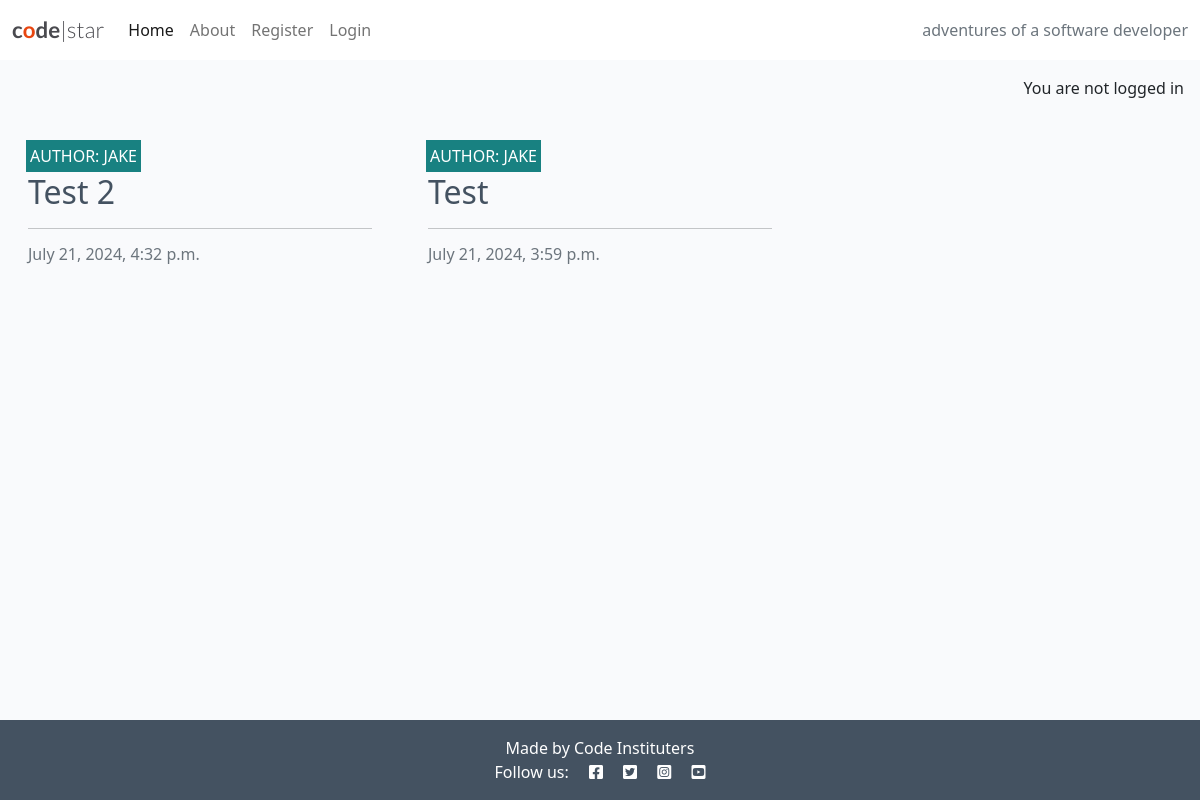
The page / on the database its author committed.
### blog/models.py (models this page shows, shortened)
class Post(models.Model):
    title = models.CharField(max_length=200, unique=True)
    slug = models.SlugField(max_length=200, unique=True)
    author = models.ForeignKey(
    User, on_delete=models.CASCADE, related_name="blog_posts"
)
    featured_image = CloudinaryField('image', default='placeholder')
    content = models.TextField()
    created_on = models.DateTimeField(auto_now_add=True)
    status = models.IntegerField(choices=STATUS, default=0)
    class Meta:
        ordering = ["-created_on"]

### blog/views.py (the view)
# urls.py: path("", views.PostList.as_view(), name='home'),
class PostList(generic.ListView):
    queryset = Post.objects.filter(status=1)
    template_name = "blog/index.html"
    paginate_by = 6

### blog/templates/blog/index.html (shortened to what this page needs)
{% extends "base.html" %}
{% load static %}
{% block content %}
<div class="container-fluid">
    <div class="row">
        <div class="col-12 mt-3 left">
            <div class="row">
                {% for post in post_list %}
                <div class="col-md-4">
                    <div class="card mb-4">
                        <div class="card-body">
                            <div class="image-container">
                                <div class="image-flash">
                                    <p class="author">Author: {{ post.author }}</p>
                                </div>
                            </div>
                            <a href="{% url 'post_detail' post.slug %}" class="post-link">
                                <h2 class="card-title">{{ post.title }}</h2>
                            </a>
                            <hr />
                            <p class="card-text text-muted h6">{{ post.created_on}}
                            </p>
                        </div>
                    </div>
                </div>
                {% endfor %}
            </div>
        </div>
    </div>
</div>
{% endblock %}

### static/css/style.css (style rules this page uses)
body { background-color: #8da9e0; }
.main-bg { background-color: #F9FAFC; }
.card { border: none; background-color: transparent; }
.image-container { position: relative; }
.image-flash { position: absolute; bottom: 5%; min-width: 30%; left: -2px; background-color: #188181; }
.author { color: white; margin: 4px; text-transform: uppercase; }
.post-link { text-decoration: none; color: #445261; }

### rows shown on the page
Post: author "JAKE", title "Test 2", created_on "July 21, 2024, 4:32 p.m."
Post: author "JAKE", title "Test", created_on "July 21, 2024, 3:59 p.m."
